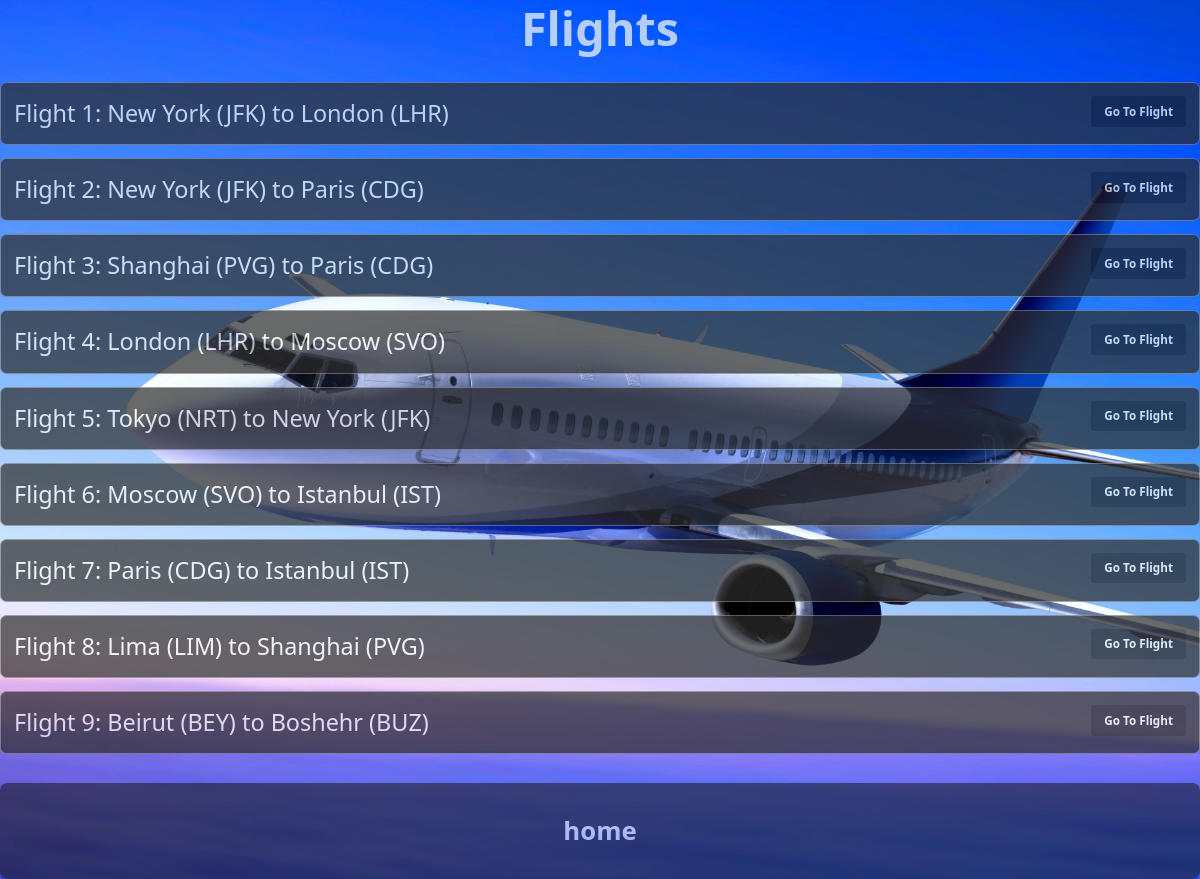
The app's page /flights/ with its own data.
### flights/models.py (models this page shows, shortened)
class Flight(models.Model):
    origin = models.ForeignKey(Airport, on_delete=models.CASCADE, related_name="departures")
    destination = models.ForeignKey(Airport, on_delete=models.CASCADE, related_name="arrivals")
    duration = models.IntegerField()

class Airport(models.Model):
    code = models.CharField(max_length=3)
    city = models.CharField(max_length=64)
    def __str__(self):
        return f"{self.city} ({self.code})"

### flights/views.py (the view)
# urls.py: path("", views.index, name="flights"),
def index(request):
	return render(request, "flights/index.html", {
		"flights":Flight.objects.all()
	})

### flights/templates/flights/index.html (shortened to what this page needs)
{% extends "flights/layout.html" %}
{% load static %}
{% block body %}
	<h1 class='header'>Flights</h1>
	<ul>
		{% for flight in flights %}
			<li class='flight'>Flight {{ flight.id }}: {{ flight.origin }} to {{ flight.destination }}
				<a  class="link" href="{% url 'flight' flight.id %}">Go To Flight</a></li>
		{% endfor %}
	</ul>
	<a href="/" class="link op" style="margin-top:20px;float:none;text-align:center;display:block;; zoom:1.1; padding:20px;">home</a>
{% endblock %}

### flights/static/flights/styles.css (style rules this page uses)
.link { display: inline-block; padding: 10px 20px; font-size: 18px; zoom:0.5; font-weight: bold; text-decoration: none; color: #fff; background-color: #1B1B1B; border-radius: 5px; transition: background-color 0.3s; float: right; }
.link { transition: transform 0.3s; }
body { background-color: lightblue; zoom: 1.5; }
.header { font-size: 36px; font-weight: bold; margin-bottom: 20px; color: #333; }
ul { list-style-type: none; padding: 0; }
.flight { font-size: 18px; margin-bottom: 10px; padding: 10px; border: 1px solid gray; border-radius: 5px; background-color: #1B1B1B; transition: background-color 0.3s; }

### records on screen
Flight: id "1", origin "New York (JFK)", destination "London (LHR)"
Flight: id "2", origin "New York (JFK)", destination "Paris (CDG)"
Flight: id "3", origin "Shanghai (PVG)", destination "Paris (CDG)"
Flight: id "4", origin "London (LHR)", destination "Moscow (SVO)"
Flight: id "5", origin "Tokyo (NRT)", destination "New York (JFK)"
Flight: id "6", origin "Moscow (SVO)", destination "Istanbul (IST)"
Flight: id "7", origin "Paris (CDG)", destination "Istanbul (IST)"
Flight: id "8", origin "Lima (LIM)", destination "Shanghai (PVG)"
Flight: id "9", origin "Beirut (BEY)", destination "Boshehr (BUZ)"
